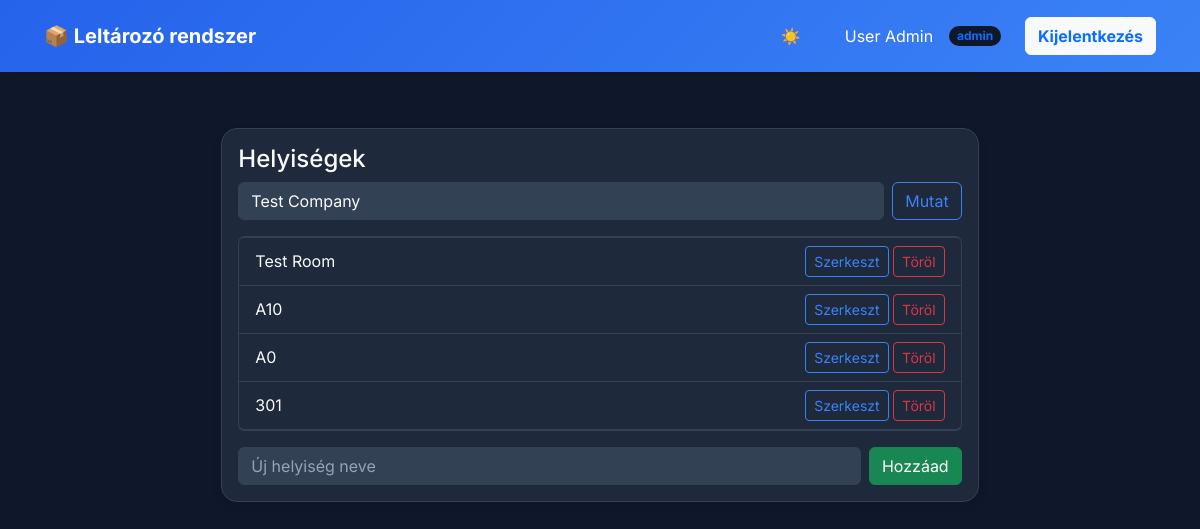
The app's page /public/worker/rooms.php?company_id=1 (signed in) with its own data.
### tables this page shows
CREATE TABLE `rooms` (
  `id` int(11) NOT NULL,
  `company_id` int(11) NOT NULL,
  `name` varchar(255) NOT NULL
);

### app/core/Model.php (called while the page is built, shortened)
<?php
class Model {
    public function __construct(PDO $pdo) {
        $this->pdo = $pdo;
    }
}

### app/models/Company.php (called while the page is built, shortened)
<?php
require_once __DIR__ . '/../core/Model.php';
class Company extends Model {
    public function all(): array {
        $stmt = $this->pdo->query("SELECT * FROM companies ORDER BY created_at DESC");
        return $stmt->fetchAll();
    }
}

### app/models/Room.php (called while the page is built, shortened)
<?php
require_once __DIR__ . '/../core/Model.php';
class Room extends Model {
    public function getByCompany(int $companyId) {
        $stmt = $this->pdo->prepare("SELECT * FROM rooms WHERE company_id = ?");
        $stmt->execute([$companyId]);
        return $stmt->fetchAll();
    }
}

### public/worker/rooms.php (the view, shortened to what this page needs)
<?php
require_once __DIR__ . '/../../app/models/Room.php';
require_once __DIR__ . '/../../app/models/Company.php';
$db = (new Database())->getConnection();
$roomModel = new Room($db);
$companyModel = new Company($db);
$companyId = $_GET['company_id'] ?? null;
$companies = $companyModel->all();
$rooms = $companyId ? $roomModel->getByCompany((int)$companyId) : [];
?>
<!doctype html>
<html lang="hu">
<head>
    <link rel="stylesheet" href="https://cdn.jsdelivr.net/npm/bootstrap@5.3.2/dist/css/bootstrap.min.css">
    <link rel="stylesheet" href="../css/global-theme.css">
</head>
<body>
<?php include_once __DIR__ . '/dashboard_nav.php'; ?>
<div class="page-container">
    <div class="col-md-8 mx-auto">
        <div class="card p-3">
            <h4>Helyiségek</h4>
            <form method="get" class="mb-3 d-flex gap-2">
                <select id="company_id" name="company_id" class="form-select">
                    <?php foreach ($companies as $c): ?>
                        <option value="<?=$c['id']?>" <?=($companyId == $c['id'])?'selected':''?>><?=htmlspecialchars($c['name'])?></option>
                    <?php endforeach; ?>
                </select>
                <button class="btn btn-outline-primary">Mutat</button>
            </form>
            <?php if ($companyId): ?>
                <ul class="list-group mb-3">
                    <?php foreach ($rooms as $r): ?>
                        <li class="list-group-item d-flex justify-content-between align-items-center">
                            <?=htmlspecialchars($r['name'])?>
                            <div>
                                <a href="rooms.php?action=edit&id=<?=$r['id']?>&company_id=<?=$companyId?>" class="btn btn-sm btn-outline-primary">Szerkeszt</a>
                                <form method="post" class="d-inline">
                                    <button class="btn btn-sm btn-outline-danger">Töröl</button>
                                </form>
                            </div>
                        </li>
                    <?php endforeach; ?>
                </ul>
                <?php if (isset($_GET['action']) && $_GET['action'] === 'edit' && isset($_GET['id'])):
                    $room = $roomModel->findById((int)$_GET['id']);
                ?>
                    <form method="post">
                        <input type="hidden" name="edit_room" value="1">
                        <input type="hidden" name="id" value="<?=htmlspecialchars($room['id'])?>">
                        <input type="hidden" name="company_id" value="<?=$companyId?>">
                        <div class="mb-3">
                            <label for="edit_room_name" class="form-label">Név</label>
                            <input id="edit_room_name" name="name" class="form-control" value="<?=htmlspecialchars($room['name'])?>">
                        </div>
                        <button class="btn btn-primary">Mentés</button>
                    </form>
                <?php else: ?>
                    <form method="post" class="d-flex gap-2">
                        <input id="create_room_name" name="name" class="form-control" placeholder="Új helyiség neve">
                        <button class="btn btn-success">Hozzáad</button>
                    </form>
                <?php endif; ?>
            <?php else: ?>
                <p>Válassz egy céget a helyiségek kezeléséhez.</p>
            <?php endif; ?>
        </div>
    </div>
</div>
</body>
</html>

### public/css/global-theme.css (style rules this page uses)
:root { --bg-primary: #0F172A; --bg-secondary: #1E293B; --bg-card: #1E293B; --bg-surface: #334155; --text-primary: #F8FAFC; --text-secondary: #94A3B8; --primary: #3b82f6; --primary-hover: #60a5fa; --secondary: #10B981; --danger: #EF4444; --warning: #F59E0B; --border: #334155; --navbar-bg: linear-gradient(135deg, #2563eb, #3b82f6); --navbar-text: #FFFFFF; }
* { margin: 0; padding: 0; box-sizing: border-box; }
body { background: var(--bg-primary) !important; font-family: 'Inter', -apple-system, BlinkMacSystemFont, sans-serif !important; color: var(--text-primary) !important; min-height: 100vh; transition: background 0.3s ease, color 0.3s ease; }
h1, h2, h3, h4, h5, h6, .h1, .h2, .h3, .h4, .h5, .h6 { color: var(--text-primary) !important; }
.page-container { max-width: 1400px; margin: 0 auto; padding: 2rem; }
.card { background: var(--bg-card) !important; border-radius: 16px !important; border: 1px solid var(--border) !important; box-shadow: 0 4px 12px rgba(0, 0, 0, 0.05) !important; }
.form-control, .form-select { background: var(--bg-surface) !important; border: 1px solid var(--border) !important; color: var(--text-primary) !important; }
.form-control::placeholder { color: var(--text-secondary) !important; }
.btn-outline-primary { border: 1px solid var(--primary) !important; color: var(--primary) !important; }

### public/worker/rooms.php (style rules this page uses)
.list-group-item { background: var(--bg-card) !important; color: var(--text-primary) !important; border-color: var(--border) !important; }

### records on screen
rooms: name "Test Room"
rooms: name "A10"
rooms: name "A0"
rooms: name "301"

### other values on screen
$displayName ?: $user['email'] "User Admin"
$user['role'] "admin"
form field company_id "Test Company"
